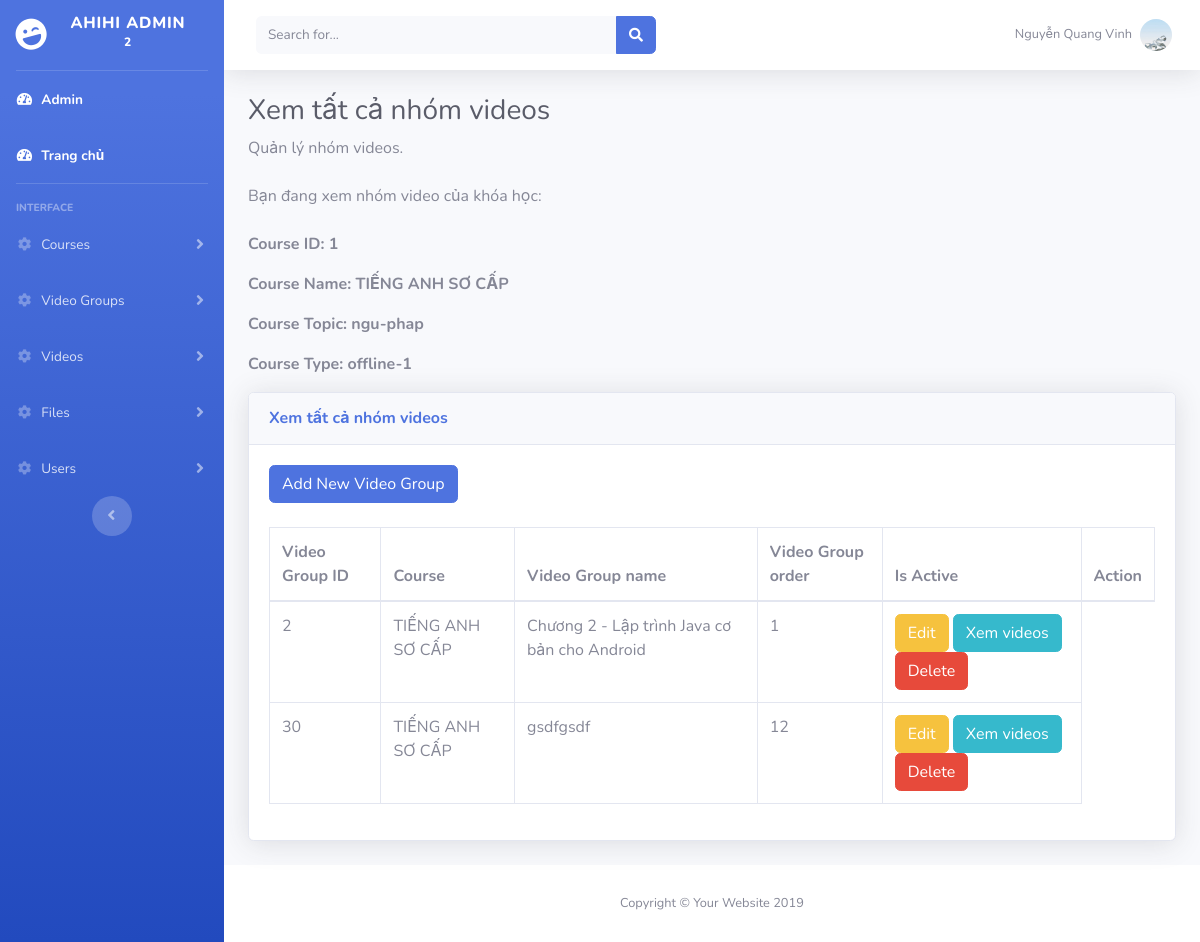
Page /horizontal/admin/pages/video_groups/video_groups_view.php?course_id=1 (signed in) on the committed database.
### tables this page shows
CREATE TABLE `courses` (
  `id` int(2) UNSIGNED NOT NULL,
  `topic` varchar(20) NOT NULL,
  `type` varchar(20) NOT NULL,
  `name` varchar(80) NOT NULL,
  `slug` varchar(80) NOT NULL,
  `short_description` varchar(255) NOT NULL,
  `long_description` text NOT NULL,
  `thumbnail` varchar(255) NOT NULL,
  `old_price` double DEFAULT NULL,
  `price` double DEFAULT NULL,
  `remaining_slots` int(3) DEFAULT NULL,
  `inner_description` varchar(50) NOT NULL,
  `course_order` int(2) UNSIGNED NOT NULL DEFAULT 0,
  `user_id` int(2) UNSIGNED NOT NULL,
  `is_active` int(1) UNSIGNED NOT NULL DEFAULT 1
);

CREATE TABLE `video_groups` (
  `id` int(4) UNSIGNED NOT NULL,
  `course_id` int(2) UNSIGNED NOT NULL,
  `name` varchar(255) NOT NULL,
  `video_group_order` int(2) UNSIGNED NOT NULL
);

### horizontal/admin/includes/classes/Course.php (called while the page is built, shortened)
<?php
class Course {
    private $db;
    public function __construct($db)
    {
        $this->db = $db;
    }
    public function get_course_by_id($courseId) {
        $sql = "SELECT * FROM courses where id = '$courseId'";
        return $this->db->query($sql)->fetch();
    }
}
?>

### horizontal/admin/includes/classes/VideoGroup.php (called while the page is built, shortened)
<?php
class VideoGroup {
    private $db;
    public function __construct($db)
    {
        $this->db = $db;
    }
    public function get_video_groups_by_course_id($course_id) {
        $sql = "SELECT * FROM video_groups WHERE course_id = '$course_id'";
        return $this->db->query($sql)->fetchAll();
    }
}
?>

### horizontal/admin/pages/video_groups/video_groups_view.php (the view, shortened to what this page needs)
<?php
include("../../../includes/connect_db.php");
include("../../includes/classes/Course.php");
include("../../includes/classes/VideoGroup.php");
if (isset($_GET['course_id'])) {
    $course_id = $_GET['course_id'];
} else {
    echo "Vui lòng chọn khóa học";
}
$course_obj = new Course($db);
$current_course = $course_obj->get_course_by_id($course_id);
$video_group_obj = new VideoGroup($db);
$all_video_groups_arr_by_course_id = $video_group_obj->get_video_groups_by_course_id($course_id);
?>
<?php include("../../partials/header.php"); ?>
<?php include("../../partials/sidebar.php"); ?>
    <?php include("../../partials/topbar.php") ?>
        <h1 class="h3 mb-2 text-gray-800">Xem tất cả nhóm videos</h1>
        <p class="mb-4">Quản lý nhóm videos</a>.</p>
        <p class="mb-4">Bạn đang xem nhóm video của khóa học:
            <p><strong>Course ID: <?= $current_course['id'] ?></strong></p>
            <p><strong>Course Name: <?= $current_course['name'] ?></strong></p>
            <p><strong>Course Topic: <?= $current_course['topic'] ?></strong></p>
            <p><strong>Course Type: <?= $current_course['type'] ?></strong></p>
        </p>
        <div class="card shadow mb-4">
            <div class="card-header py-3">
                <h6 class="m-0 font-weight-bold text-primary">Xem tất cả nhóm videos</h6>
            </div>
            <div class="card-body">
                <div class="table-responsive">
                    <table class="table table-bordered" id="dataTable" width="100%" cellspacing="0">
                        <a class="btn btn-primary mb-4" href="video_groups_add.php?course_id=<?= $current_course['id'] ?>">Add New Video Group</a>
                        <thead>
                        <tr>
                            <th>Video Group ID</th>
                            <th>Course</th>
                            <th>Video Group name</th>
                            <th>Video Group order</th>
                            <th>Is Active</th>
                            <th>Action</th>
                        </tr>
                        </thead>
                        <tbody>
                        <?php
                        foreach ($all_video_groups_arr_by_course_id as $video_group):
                            ?>
                            <tr>
                                <td><?= $video_group['id'] ?></td>
                                <td><?= $course_obj->get_course_by_id($video_group['course_id'])['name']?></td>
                                <td><?= $video_group['name'] ?></td>
                                <td><?= $video_group['video_group_order'] ?></td>
                                <td>
                                    <a class="btn btn-warning" href="video_groups_edit.php?id=<?= $video_group['id'] ?>">Edit</a>
                                    <a class="btn btn-info" href="../videos/videos_view.php?video_group_id=<?= $video_group['id'] ?>">Xem videos</a>
                                    <a href="video_groups_delete.php?id=<?= $video_group['id'] ?>" class="btn btn-danger" onclick="return confirm('Bạn có chắc muốn xóa không ?');">Delete</a>
                                </td>
                            </tr>
                        <?php endforeach; ?>
                        </tbody>
                    </table>
                </div>
            </div>
        </div>
<?php include("../../partials/footer.php") ?>

### rows in the picture
courses: id "1", name "TIẾNG ANH SƠ CẤP", topic "ngu-phap", type "offline-1"
video_groups: id "2", course.name "TIẾNG ANH SƠ CẤP", name "Chương 2 - Lập trình Java cơ bản cho Android", video_group_order "1"
video_groups: id "30", course.name "TIẾNG ANH SƠ CẤP", name "gsdfgsdf", video_group_order "12"

### other values in the picture
$_SESSION['user']['full_name'] "Nguyễn Quang Vinh"
